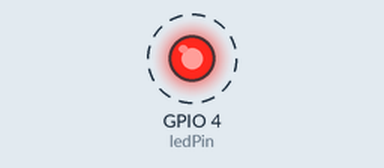
Recording of a sketch running on a simulated ESP32. Parts: output pins drawn as LEDs (lit = HIGH). Dashed ring = blinking.

Above: at 0.5 s.
Timing chart, 0 to 4.6 s (numbered marks = the images above):
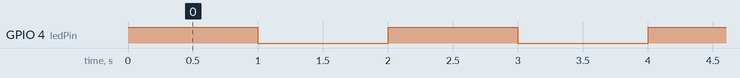

The sketch:

first_stepss.ino
```cpp
#include <Arduino.h>

int ledPin = 4;

void setup() {
  pinMode(ledPin, OUTPUT);
}

void loop() {
  analogWrite(ledPin, 255);
  delay(1000);

  analogWrite(ledPin, 0);
  delay(1000);
}
```

Measured:
- by itself, GPIO 4 (ledPin): alternates HIGH for 1.0 s and LOW for 1.0 s
